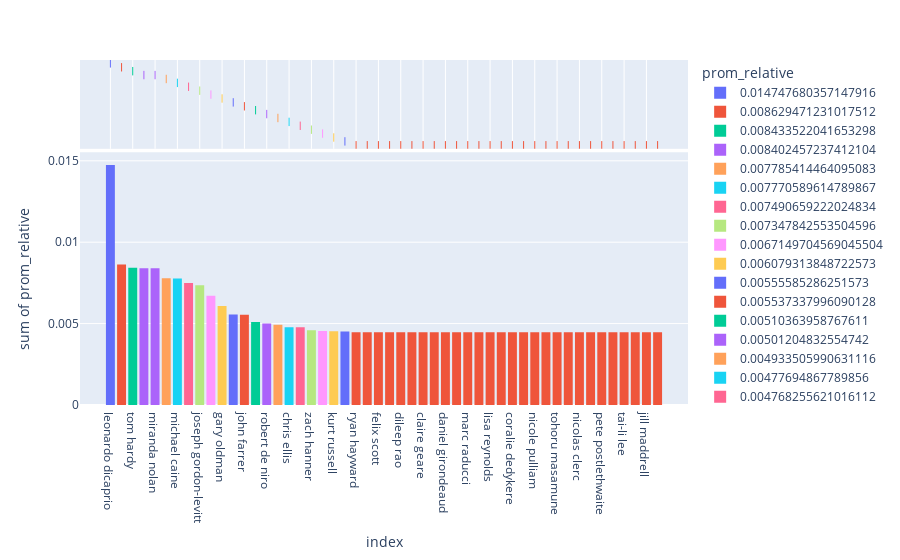

This figure's notebook cell:
### Code cell
fig = px.histogram(ac_resul_df.head(50), x="index", y="prom_relative", color="prom_relative", marginal="rug", # can be `box`, `violin`
                         hover_data="prom_relative")
fig.show()

### Figure 1 — Plotly figure (JSON) as saved in the notebook; plotly's stock layout.template omitted (floating-point values rounded to 4 significant figures)
{"data": [{"alignmentgroup": "True", "bingroup": "x", "histfunc": "sum", "hovertemplate": "prom_relative=0.014747680357147916<br>index=%{x}<br>sum of prom_relative=%{y}<extra></extra>", "legendgroup": "0.014747680357147916", "marker": {"color": "#636efa", "pattern": {"shape": ""}}, "name": "0.014747680357147916", "offsetgroup": "0.014747680357147916", "orientation": "v", "showlegend": true, "type": "histogram", "x": ["leonardo dicaprio"], "xaxis": "x", "y": [0.01475], "yaxis": "y"}, {"alignmentgroup": "True", "boxpoints": "all", "fillcolor": "rgba(255,255,255,0)", "hoveron": "points", "hovertemplate": "prom_relative=0.014747680357147916<br>index=%{x}<extra></extra>", "jitter": 0, "legendgroup": "0.014747680357147916", "line": {"color": "rgba(255,255,255,0)"}, "marker": {"color": "#636efa", "symbol": "line-ns-open"}, "name": "0.014747680357147916", "offsetgroup": "0.014747680357147916", "showlegend": false, "type": "box", "x": ["leonardo dicaprio"], "xaxis": "x2", "yaxis": "y2"}, {"alignmentgroup": "True", "bingroup": "x", "histfunc": "sum", "hovertemplate": "prom_relative=0.008629471231017512<br>index=%{x}<br>sum of prom_relative=%{y}<extra></extra>", "legendgroup": "0.008629471231017512", "marker": {"color": "#EF553B", "pattern": {"shape": ""}}, "name": "0.008629471231017512", "offsetgroup": "0.008629471231017512", "orientation": "v", "showlegend": true, "type": "histogram", "x": ["marion cotillard"], "xaxis": "x", "y": [0.008629], "yaxis": "y"}, {"alignmentgroup": "True", "boxpoints": "all", "fillcolor": "rgba(255,255,255,0)", "hoveron": "points", "hovertemplate": "prom_relative=0.008629471231017512<br>index=%{x}<extra></extra>", "jitter": 0, "legendgroup": "0.008629471231017512", "line": {"color": "rgba(255,255,255,0)"}, "marker": {"color": "#EF553B", "symbol": "line-ns-open"}, "name": "0.008629471231017512", "offsetgroup": "0.008629471231017512", "showlegend": false, "type": "box", "x": ["marion cotillard"], "xaxis": "x2", "yaxis": "y2"}, {"alignmentgroup": "True", "bingroup": "x", "histfunc": "sum", "hovertemplate": "prom_relative=0.008433522041653298<br>index=%{x}<br>sum of prom_relative=%{y}<extra></extra>", "legendgroup": "0.008433522041653298", "marker": {"color": "#00cc96", "pattern": {"shape": ""}}, "name": "0.008433522041653298", "offsetgroup": "0.008433522041653298", "orientation": "v", "showlegend": true, "type": "histogram", "x": ["tom hardy"], "xaxis": "x", "y": [0.008434], "yaxis": "y"}, {"alignmentgroup": "True", "boxpoints": "all", "fillcolor": "rgba(255,255,255,0)", "hoveron": "points", "hovertemplate": "prom_relative=0.008433522041653298<br>index=%{x}<extra></extra>", "jitter": 0, "legendgroup": "0.008433522041653298", "line": {"color": "rgba(255,255,255,0)"}, "marker": {"color": "#00cc96", "symbol": "line-ns-open"}, "name": "0.008433522041653298", "offsetgroup": "0.008433522041653298", "showlegend": false, "type": "box", "x": ["tom hardy"], "xaxis": "x2", "yaxis": "y2"}, {"alignmentgroup": "True", "bingroup": "x", "histfunc": "sum", "hovertemplate": "prom_relative=0.008402457237412104<br>index=%{x}<br>sum of prom_relative=%{y}<extra></extra>", "legendgroup": "0.008402457237412104", "marker": {"color": "#ab63fa", "pattern": {"shape": ""}}, "name": "0.008402457237412104", "offsetgroup": "0.008402457237412104", "orientation": "v", "showlegend": true, "type": "histogram", "x": ["cillian murphy", "miranda nolan"], "xaxis": "x", "y": [0.008402, 0.008402], "yaxis": "y"}, {"alignmentgroup": "True", "boxpoints": "all", "fillcolor": "rgba(255,255,255,0)", "hoveron": "points", "hovertemplate": "prom_relative=0.008402457237412104<br>index=%{x}<extra></extra>", "jitter": 0, "legendgroup": "0.008402457237412104", "line": {"color": "rgba(255,255,255,0)"}, "marker": {"color": "#ab63fa", "symbol": "line-ns-open"}, "name": "0.008402457237412104", "offsetgroup": "0.008402457237412104", "showlegend": false, "type": "box", "x": ["cillian murphy", "miranda nolan"], "xaxis": "x2", "yaxis": "y2"}, {"alignmentgroup": "True", "bingroup": "x", "histfunc": "sum", "hovertemplate": "prom_relative=0.007785414464095083<br>index=%{x}<br>sum of prom_relative=%{y}<extra></extra>", "legendgroup": "0.007785414464095083", "marker": {"color": "#FFA15A", "pattern": {"shape": ""}}, "name": "0.007785414464095083", "offsetgroup": "0.007785414464095083", "orientation": "v", "showlegend": true, "type": "histogram", "x": ["morgan freeman"], "xaxis": "x", "y": [0.007785], "yaxis": "y"}, {"alignmentgroup": "True", "boxpoints": "all", "fillcolor": "rgba(255,255,255,0)", "hoveron": "points", "hovertemplate": "prom_relative=0.007785414464095083<br>index=%{x}<extra></extra>", "jitter": 0, "legendgroup": "0.007785414464095083", "line": {"color": "rgba(255,255,255,0)"}, "marker": {"color": "#FFA15A", "symbol": "line-ns-open"}, "name": "0.007785414464095083", "offsetgroup": "0.007785414464095083", "showlegend": false, "type": "box", "x": ["morgan freeman"], "xaxis": "x2", "yaxis": "y2"}, {"alignmentgroup": "True", "bingroup": "x", "histfunc": "sum", "hovertemplate": "prom_relative=0.007770589614789867<br>index=%{x}<br>sum of prom_relative=%{y}<extra></extra>", "legendgroup": "0.007770589614789867", "marker": {"color": "#19d3f3", "pattern": {"shape": ""}}, "name": "0.007770589614789867", "offsetgroup": "0.007770589614789867", "orientation": "v", "showlegend": true, "type": "histogram", "x": ["michael caine"], "xaxis": "x", "y": [0.007771], "yaxis": "y"}, {"alignmentgroup": "True", "boxpoints": "all", "fillcolor": "rgba(255,255,255,0)", "hoveron": "points", "hovertemplate": "prom_relative=0.007770589614789867<br>index=%{x}<extra></extra>", "jitter": 0, "legendgroup": "0.007770589614789867", "line": {"color": "rgba(255,255,255,0)"}, "marker": {"color": "#19d3f3", "symbol": "line-ns-open"}, "name": "0.007770589614789867", "offsetgroup": "0.007770589614789867", "showlegend": false, "type": "box", "x": ["michael caine"], "xaxis": "x2", "yaxis": "y2"}, {"alignmentgroup": "True", "bingroup": "x", "histfunc": "sum", "hovertemplate": "prom_relative=0.007490659222024834<br>index=%{x}<br>sum of prom_relative=%{y}<extra></extra>", "legendgroup": "0.007490659222024834", "marker": {"color": "#FF6692", "pattern": {"shape": ""}}, "name": "0.007490659222024834", "offsetgroup": "0.007490659222024834", "orientation": "v", "showlegend": true, "type": "histogram", "x": ["russ fega"], "xaxis": "x", "y": [0.007491], "yaxis": "y"}, {"alignmentgroup": "True", "boxpoints": "all", "fillcolor": "rgba(255,255,255,0)", "hoveron": "points", "hovertemplate": "prom_relative=0.007490659222024834<br>index=%{x}<extra></extra>", "jitter": 0, "legendgroup": "0.007490659222024834", "line": {"color": "rgba(255,255,255,0)"}, "marker": {"color": "#FF6692", "symbol": "line-ns-open"}, "name": "0.007490659222024834", "offsetgroup": "0.007490659222024834", "showlegend": false, "type": "box", "x": ["russ fega"], "xaxis": "x2", "yaxis": "y2"}, {"alignmentgroup": "True", "bingroup": "x", "histfunc": "sum", "hovertemplate": "prom_relative=0.007347842553504596<br>index=%{x}<br>sum of prom_relative=%{y}<extra></extra>", "legendgroup": "0.007347842553504596", "marker": {"color": "#B6E880", "pattern": {"shape": ""}}, "name": "0.007347842553504596", "offsetgroup": "0.007347842553504596", "orientation": "v", "showlegend": true, "type": "histogram", "x": ["joseph gordon-levitt"], "xaxis": "x", "y": [0.007348], "yaxis": "y"}, {"alignmentgroup": "True", "boxpoints": "all", "fillcolor": "rgba(255,255,255,0)", "hoveron": "points", "hovertemplate": "prom_relative=0.007347842553504596<br>index=%{x}<extra></extra>", "jitter": 0, "legendgroup": "0.007347842553504596", "line": {"color": "rgba(255,255,255,0)"}, "marker": {"color": "#B6E880", "symbol": "line-ns-open"}, "name": "0.007347842553504596", "offsetgroup": "0.007347842553504596", "showlegend": false, "type": "box", "x": ["joseph gordon-levitt"], "xaxis": "x2", "yaxis": "y2"}, {"alignmentgroup": "True", "bingroup": "x", "histfunc": "sum", "hovertemplate": "prom_relative=0.0067149704569045504<br>index=%{x}<br>sum of prom_relative=%{y}<extra></extra>", "legendgroup": "0.0067149704569045504", "marker": {"color": "#FF97FF", "pattern": {"shape": ""}}, "name": "0.0067149704569045504", "offsetgroup": "0.0067149704569045504", "orientation": "v", "showlegend": true, "type": "histogram", "x": ["tom hanks"], "xaxis": "x", "y": [0.006715], "yaxis": "y"}, {"alignmentgroup": "True", "boxpoints": "all", "fillcolor": "rgba(255,255,255,0)", "hoveron": "points", "hovertemplate": "prom_relative=0.0067149704569045504<br>index=%{x}<extra></extra>", "jitter": 0, "legendgroup": "0.0067149704569045504", "line": {"color": "rgba(255,255,255,0)"}, "marker": {"color": "#FF97FF", "symbol": "line-ns-open"}, "name": "0.0067149704569045504", "offsetgroup": "0.0067149704569045504", "showlegend": false, "type": "box", "x": ["tom hanks"], "xaxis": "x2", "yaxis": "y2"}, {"alignmentgroup": "True", "bingroup": "x", "histfunc": "sum", "hovertemplate": "prom_relative=0.006079313848722573<br>index=%{x}<br>sum of prom_relative=%{y}<extra></extra>", "legendgroup": "0.006079313848722573", "marker": {"color": "#FECB52", "pattern": {"shape": ""}}, "name": "0.006079313848722573", "offsetgroup": "0.006079313848722573", "orientation": "v", "showlegend": true, "type": "histogram", "x": ["gary oldman"], "xaxis": "x", "y": [0.006079], "yaxis": "y"}, {"alignmentgroup": "True", "boxpoints": "all", "fillcolor": "rgba(255,255,255,0)", "hoveron": "points", "hovertemplate": "prom_relative=0.006079313848722573<br>index=%{x}<extra></extra>", "jitter": 0, "legendgroup": "0.006079313848722573", "line": {"color": "rgba(255,255,255,0)"}, "marker": {"color": "#FECB52", "symbol": "line-ns-open"}, "name": "0.006079313848722573", "offsetgroup": "0.006079313848722573", "showlegend": false, "type": "box", "x": ["gary oldman"], "xaxis": "x2", "yaxis": "y2"}, {"alignmentgroup": "True", "bingroup": "x", "histfunc": "sum", "hovertemplate": "prom_relative=0.00555585286251573<br>index=%{x}<br>sum of prom_relative=%{y}<extra></extra>", "legendgroup": "0.00555585286251573", "marker": {"color": "#636efa", "pattern": {"shape": ""}}, "name": "0.00555585286251573", "offsetgroup": "0.00555585286251573", "orientation": "v", "showlegend": true, "type": "histogram", "x": ["samuel l. jackson"], "xaxis": "x", "y": [0.005556], "yaxis": "y"}, {"alignmentgroup": "True", "boxpoints": "all", "fillcolor": "rgba(255,255,255,0)", "hoveron": "points", "hovertemplate": "prom_relative=0.00555585286251573<br>index=%{x}<extra></extra>", "jitter": 0, "legendgroup": "0.00555585286251573", "line": {"color": "rgba(255,255,255,0)"}, "marker": {"color": "#636efa", "symbol": "line-ns-open"}, "name": "0.00555585286251573", "offsetgroup": "0.00555585286251573", "showlegend": false, "type": "box", "x": ["samuel l. jackson"], "xaxis": "x2", "yaxis": "y2"}, {"alignmentgroup": "True", "bingroup": "x", "histfunc": "sum", "hovertemplate": "prom_relative=0.005537337996090128<br>index=%{x}<br>sum of prom_relative=%{y}<extra></extra>", "legendgroup": "0.005537337996090128", "marker": {"color": "#EF553B", "pattern": {"shape": ""}}, "name": "0.005537337996090128", "offsetgroup": "0.005537337996090128", "orientation": "v", "showlegend": true, "type": "histogram", "x": ["john farrer"], "xaxis": "x", "y": [0.005537], "yaxis": "y"}, {"alignmentgroup": "True", "boxpoints": "all", "fillcolor": "rgba(255,255,255,0)", "hoveron": "points", "hovertemplate": "prom_relative=0.005537337996090128<br>index=%{x}<extra></extra>", "jitter": 0, "legendgroup": "0.005537337996090128", "line": {"color": "rgba(255,255,255,0)"}, "marker": {"color": "#EF553B", "symbol": "line-ns-open"}, "name": "0.005537337996090128", "offsetgroup": "0.005537337996090128", "showlegend": false, "type": "box", "x": ["john farrer"], "xaxis": "x2", "yaxis": "y2"}, {"alignmentgroup": "True", "bingroup": "x", "histfunc": "sum", "hovertemplate": "prom_relative=0.00510363958767611<br>index=%{x}<br>sum of prom_relative=%{y}<extra></extra>", "legendgroup": "0.00510363958767611", "marker": {"color": "#00cc96", "pattern": {"shape": ""}}, "name": "0.00510363958767611", "offsetgroup": "0.00510363958767611", "orientation": "v", "showlegend": true, "type": "histogram", "x": ["brad pitt"], "xaxis": "x", "y": [0.005104], "yaxis": "y"}, {"alignmentgroup": "True", "boxpoints": "all", "fillcolor": "rgba(255,255,255,0)", "hoveron": "points", "hovertemplate": "prom_relative=0.00510363958767611<br>index=%{x}<extra></extra>", "jitter": 0, "legendgroup": "0.00510363958767611", "line": {"color": "rgba(255,255,255,0)"}, "marker": {"color": "#00cc96", "symbol": "line-ns-open"}, "name": "0.00510363958767611", "offsetgroup": "0.00510363958767611", "showlegend": false, "type": "box", "x": ["brad pitt"], "xaxis": "x2", "yaxis": "y2"}, {"alignmentgroup": "True", "bingroup": "x", "histfunc": "sum", "hovertemplate": "prom_relative=0.00501204832554742<br>index=%{x}<br>sum of prom_relative=%{y}<extra></extra>", "legendgroup": "0.00501204832554742", "marker": {"color": "#ab63fa", "pattern": {"shape": ""}}, "name": "0.00501204832554742", "offsetgroup": "0.00501204832554742", "orientation": "v", "showlegend": true, "type": "histogram", "x": ["robert de niro"], "xaxis": "x", "y": [0.005012], "yaxis": "y"}, {"alignmentgroup": "True", "boxpoints": "all", "fillcolor": "rgba(255,255,255,0)", "hoveron": "points", "hovertemplate": "prom_relative=0.00501204832554742<br>index=%{x}<extra></extra>", "jitter": 0, "legendgroup": "0.00501204832554742", "line": {"color": "rgba(255,255,255,0)"}, "marker": {"color": "#ab63fa", "symbol": "line-ns-open"}, "name": "0.00501204832554742", "offsetgroup": "0.00501204832554742", "showlegend": false, "type": "box", "x": ["robert de niro"], "xaxis": "x2", "yaxis": "y2"}, {"alignmentgroup": "True", "bingroup": "x", "histfunc": "sum", "hovertemplate": "prom_relative=0.004933505990631116<br>index=%{x}<br>sum of prom_relative=%{y}<extra></extra>", "legendgroup": "0.004933505990631116", "marker": {"color": "#FFA15A", "pattern": {"shape": ""}}, "name": "0.004933505990631116", "offsetgroup": "0.004933505990631116", "orientation": "v", "showlegend": true, "type": "histogram", "x": ["martin sheen"], "xaxis": "x", "y": [0.004934], "yaxis": "y"}, {"alignmentgroup": "True", "boxpoints": "all", "fillcolor": "rgba(255,255,255,0)", "hoveron": "points", "hovertemplate": "prom_relative=0.004933505990631116<br>index=%{x}<extra></extra>", "jitter": 0, "legendgroup": "0.004933505990631116", "line": {"color": "rgba(255,255,255,0)"}, "marker": {"color": "#FFA15A", "symbol": "line-ns-open"}, "name": "0.004933505990631116", "offsetgroup": "0.004933505990631116", "showlegend": false, "type": "box", "x": ["martin sheen"], "xaxis": "x2", "yaxis": "y2"}, {"alignmentgroup": "True", "bingroup": "x", "histfunc": "sum", "hovertemplate": "prom_relative=0.00477694867789856<br>index=%{x}<br>sum of prom_relative=%{y}<extra></extra>", "legendgroup": "0.00477694867789856", "marker": {"color": "#19d3f3", "pattern": {"shape": ""}}, "name": "0.00477694867789856", "offsetgroup": "0.00477694867789856", "orientation": "v", "showlegend": true, "type": "histogram", "x": ["chris ellis"], "xaxis": "x", "y": [0.004777], "yaxis": "y"}, {"alignmentgroup": "True", "boxpoints": "all", "fillcolor": "rgba(255,255,255,0)", "hoveron": "points", "hovertemplate": "prom_relative=0.00477694867789856<br>index=%{x}<extra></extra>", "jitter": 0, "legendgroup": "0.00477694867789856", "line": {"color": "rgba(255,255,255,0)"}, "marker": {"color": "#19d3f3", "symbol": "line-ns-open"}, "name": "0.00477694867789856", "offsetgroup": "0.00477694867789856", "showlegend": false, "type": "box", "x": ["chris ellis"], "xaxis": "x2", "yaxis": "y2"}, {"alignmentgroup": "True", "bingroup": "x", "histfunc": "sum", "hovertemplate": "prom_relative=0.004768255621016112<br>index=%{x}<br>sum of prom_relative=%{y}<extra></extra>", "legendgroup": "0.004768255621016112", "marker": {"color": "#FF6692", "pattern": {"shape": ""}}, "name": "0.004768255621016112", "offsetgroup": "0.004768255621016112", "orientation": "v", "showlegend": true, "type": "histogram", "x": ["michael papajohn"], "xaxis": "x", "y": [0.004768], "yaxis": "y"}, {"alignmentgroup": "True", "boxpoints": "all", "fillcolor": "rgba(255,255,255,0)", "hoveron": "points", "hovertemplate": "prom_relative=0.004768255621016112<br>index=%{x}<extra></extra>", "jitter": 0, "legendgroup": "0.004768255621016112", "line": {"color": "rgba(255,255,255,0)"}, "marker": {"color": "#FF6692", "symbol": "line-ns-open"}, "name": "0.004768255621016112", "offsetgroup": "0.004768255621016112", "showlegend": false, "type": "box", "x": ["michael papajohn"], "xaxis": "x2", "yaxis": "y2"}, {"alignmentgroup": "True", "bingroup": "x", "histfunc": "sum", "hovertemplate": "prom_relative=0.004591854065566698<br>index=%{x}<br>sum of prom_relative=%{y}<extra></extra>", "legendgroup": "0.004591854065566698", "marker": {"color": "#B6E880", "pattern": {"shape": ""}}, "name": "0.004591854065566698", "offsetgroup": "0.004591854065566698", "orientation": "v", "showlegend": true, "type": "histogram", "x": ["zach hanner"], "xaxis": "x", "y": [0.004592], "yaxis": "y"}, {"alignmentgroup": "True", "boxpoints": "all", "fillcolor": "rgba(255,255,255,0)", "hoveron": "points", "hovertemplate": "prom_relative=0.004591854065566698<br>index=%{x}<extra></extra>", "jitter": 0, "legendgroup": "0.004591854065566698", "line": {"color": "rgba(255,255,255,0)"}, "marker": {"color": "#B6E880", "symbol": "line-ns-open"}, "name": "0.004591854065566698", "offsetgroup": "0.004591854065566698", "showlegend": false, "type": "box", "x": ["zach hanner"], "xaxis": "x2", "yaxis": "y2"}, {"alignmentgroup": "True", "bingroup": "x", "histfunc": "sum", "hovertemplate": "prom_relative=0.0045431963848668365<br>index=%{x}<br>sum of prom_relative=%{y}<extra></extra>", "legendgroup": "0.0045431963848668365", "marker": {"color": "#FF97FF", "pattern": {"shape": ""}}, "name": "0.0045431963848668365", "offsetgroup": "0.0045431963848668365", "orientation": "v", "showlegend": true, "type": "histogram", "x": ["ritchie montgomery"], "xaxis": "x", "y": [0.004543], "yaxis": "y"}, {"alignmentgroup": "True", "boxpoints": "all", "fillcolor": "rgba(255,255,255,0)", "hoveron": "points", "hovertemplate": "prom_relative=0.0045431963848668365<br>index=%{x}<extra></extra>", "jitter": 0, "legendgroup": "0.0045431963848668365", "line": {"color": "rgba(255,255,255,0)"}, "marker": {"color": "#FF97FF", "symbol": "line-ns-open"}, "name": "0.0045431963848668365", "offsetgroup": "0.0045431963848668365", "showlegend": false, "type": "box", "x": ["ritchie montgomery"], "xaxis": "x2", "yaxis": "y2"}, {"alignmentgroup": "True", "bingroup": "x", "histfunc": "sum", "hovertemplate": "prom_relative=0.004528972928607295<br>index=%{x}<br>sum of prom_relative=%{y}<extra></extra>", "legendgroup": "0.004528972928607295", "marker": {"color": "#FECB52", "pattern": {"shape": ""}}, "name": "0.004528972928607295", "offsetgroup": "0.004528972928607295", "orientation": "v", "showlegend": true, "type": "histogram", "x": ["kurt russell"], "xaxis": "x", "y": [0.004529], "yaxis": "y"}, {"alignmentgroup": "True", "boxpoints": "all", "fillcolor": "rgba(255,255,255,0)", "hoveron": "points", "hovertemplate": "prom_relative=0.004528972928607295<br>index=%{x}<extra></extra>", "jitter": 0, "legendgroup": "0.004528972928607295", "line": {"color": "rgba(255,255,255,0)"}, "marker": {"color": "#FECB52", "symbol": "line-ns-open"}, "name": "0.004528972928607295", "offsetgroup": "0.004528972928607295", "showlegend": false, "type": "box", "x": ["kurt russell"], "xaxis": "x2", "yaxis": "y2"}, {"alignmentgroup": "True", "bingroup": "x", "histfunc": "sum", "hovertemplate": "prom_relative=0.004506819637336207<br>index=%{x}<br>sum of prom_relative=%{y}<extra></extra>", "legendgroup": "0.004506819637336207", "marker": {"color": "#636efa", "pattern": {"shape": ""}}, "name": "0.004506819637336207", "offsetgroup": "0.004506819637336207", "orientation": "v", "showlegend": true, "type": "histogram", "x": ["shay duffin"], "xaxis": "x", "y": [0.004507], "yaxis": "y"}, {"alignmentgroup": "True", "boxpoints": "all", "fillcolor": "rgba(255,255,255,0)", "hoveron": "points", "hovertemplate": "prom_relative=0.004506819637336207<br>index=%{x}<extra></extra>", "jitter": 0, "legendgroup": "0.004506819637336207", "line": {"color": "rgba(255,255,255,0)"}, "marker": {"color": "#636efa", "symbol": "line-ns-open"}, "name": "0.004506819637336207", "offsetgroup": "0.004506819637336207", "showlegend": false, "type": "box", "x": ["shay duffin"], "xaxis": "x2", "yaxis": "y2"}, {"alignmentgroup": "True", "bingroup": "x", "histfunc": "sum", "hovertemplate": "prom_relative=0.0044659353436197905<br>index=%{x}<br>sum of prom_relative=%{y}<extra></extra>", "legendgroup": "0.0044659353436197905", "marker": {"color": "#EF553B", "pattern": {"shape": ""}}, "name": "0.0044659353436197905", "offsetgroup": "0.0044659353436197905", "orientation": "v", "showlegend": true, "type": "histogram", "x": ["ryan hayward", "shannon welles", "felix scott", "magnus nolan", "dileep rao", "tom berenger", "claire geare", "johnathan geare", "daniel girondeaud", "jack murray", "marc raducci", "tim kelleher", "lisa reynolds", "adam cole", "coralie dedykere", "helena cullinan", "nicole pulliam", "ken watanabe", "tohoru masamune", "carl gilliard", "nicolas clerc", "natasha beaumont", "pete postlethwaite", "jean-michel dagory", "tai-li lee", "taylor geare", "jill maddrell", "silvie laguna"], "xaxis": "x", "y": [0.004466, 0.004466, 0.004466, 0.004466, 0.004466, 0.004466, 0.004466, 0.004466, 0.004466, 0.004466, 0.004466, 0.004466, 0.004466, 0.004466, 0.004466, 0.004466, 0.004466, 0.004466, 0.004466, 0.004466, 0.004466, 0.004466, 0.004466, 0.004466, 0.004466, 0.004466, 0.004466, 0.004466], "yaxis": "y"}, {"alignmentgroup": "True", "boxpoints": "all", "fillcolor": "rgba(255,255,255,0)", "hoveron": "points", "hovertemplate": "prom_relative=0.0044659353436197905<br>index=%{x}<extra></extra>", "jitter": 0, "legendgroup": "0.0044659353436197905", "line": {"color": "rgba(255,255,255,0)"}, "marker": {"color": "#EF553B", "symbol": "line-ns-open"}, "name": "0.0044659353436197905", "offsetgroup": "0.0044659353436197905", "showlegend": false, "type": "box", "x": ["ryan hayward", "shannon welles", "felix scott", "magnus nolan", "dileep rao", "tom berenger", "claire geare", "johnathan geare", "daniel girondeaud", "jack murray", "marc raducci", "tim kelleher", "lisa reynolds", "adam cole", "coralie dedykere", "helena cullinan", "nicole pulliam", "ken watanabe", "tohoru masamune", "carl gilliard", "nicolas clerc", "natasha beaumont", "pete postlethwaite", "jean-michel dagory", "tai-li lee", "taylor geare", "jill maddrell", "silvie laguna"], "xaxis": "x2", "yaxis": "y2"}], "layout": {"barmode": "relative", "legend": {"title": {"text": "prom_relative"}, "tracegroupgap": 0}, "margin": {"t": 60}, "xaxis": {"anchor": "y", "domain": [0, 1], "title": {"text": "index"}}, "xaxis2": {"anchor": "y2", "domain": [0, 1], "matches": "x", "showgrid": true, "showticklabels": false}, "yaxis": {"anchor": "x", "categoryarray": [0.004466, 0.004507, 0.004529, 0.004543, 0.004592, 0.004768, 0.004777, 0.004934, 0.005012, 0.005104, 0.005537, 0.005556, 0.006079, 0.006715, 0.007348, 0.007491, 0.007771, 0.007785, 0.008402, 0.008434, 0.008629, 0.01475], "categoryorder": "array", "domain": [0, 0.7326], "title": {"text": "sum of prom_relative"}}, "yaxis2": {"anchor": "x2", "categoryarray": [0.004466, 0.004507, 0.004529, 0.004543, 0.004592, 0.004768, 0.004777, 0.004934, 0.005012, 0.005104, 0.005537, 0.005556, 0.006079, 0.006715, 0.007348, 0.007491, 0.007771, 0.007785, 0.008402, 0.008434, 0.008629, 0.01475], "categoryorder": "array", "domain": [0.7426, 1], "matches": "y2", "showgrid": false, "showline": false, "showticklabels": false, "ticks": ""}}}
